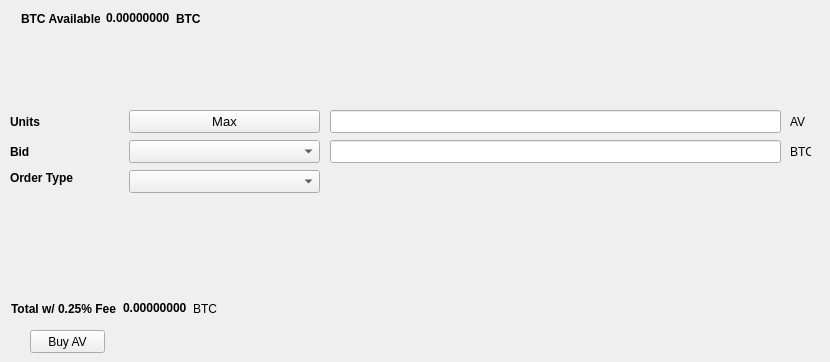
   <widget class="QWidget" name="BuyTab">
    <attribute name="title">
     <string>Buy</string>
    </attribute>
    <widget class="QPushButton" name="BuyAV">
     <property name="geometry">
      <rect>
       <x>30</x>
       <y>330</y>
       <width>75</width>
       <height>23</height>
      </rect>
     </property>
     <property name="text">
      <string>Buy AV</string>
     </property>
    </widget>
    <widget class="QLabel" name="label_3">
     <property name="geometry">
      <rect>
       <x>10</x>
       <y>110</y>
       <width>46</width>
       <height>23</height>
      </rect>
     </property>
     <property name="font">
      <font>
       <weight>75</weight>
       <bold>true</bold>
      </font>
     </property>
     <property name="text">
      <string>Units</string>
     </property>
    </widget>
    <widget class="QLineEdit" name="UnitsInput">
     <property name="geometry">
      <rect>
       <x>330</x>
       <y>110</y>
       <width>451</width>
       <height>23</height>
      </rect>
     </property>
     <property name="font">
      <font>
       <pointsize>9</pointsize>
       <weight>75</weight>
       <bold>true</bold>
      </font>
     </property>
    </widget>
    <widget class="QLineEdit" name="BuyBidPriceEdit">
     <property name="geometry">
      <rect>
       <x>330</x>
       <y>140</y>
       <width>451</width>
       <height>23</height>
      </rect>
     </property>
     <property name="font">
      <font>
       <pointsize>9</pointsize>
       <weight>75</weight>
       <bold>true</bold>
      </font>
     </property>
    </widget>
    <widget class="QLabel" name="label_4">
     <property name="geometry">
      <rect>
       <x>790</x>
       <y>110</y>
       <width>31</width>
       <height>23</height>
      </rect>
     </property>
     <property name="text">
      <string>AV</string>
     </property>
    </widget>
    <widget class="QLabel" name="label_5">
     <property name="geometry">
      <rect>
       <x>790</x>
       <y>140</y>
       <width>21</width>
       <height>23</height>
      </rect>
     </property>
     <property name="text">
      <string>BTC</string>
     </property>
    </widget>
    <widget class="QLabel" name="label_6">
     <property name="geometry">
      <rect>
       <x>10</x>
       <y>140</y>
       <width>46</width>
       <height>23</height>
      </rect>
     </property>
     <property name="font">
      <font>
       <weight>75</weight>
       <bold>true</bold>
      </font>
     </property>
     <property name="text">
      <string>Bid</string>
     </property>
    </widget>
    <widget class="QLabel" name="label_7">
     <property name="geometry">
      <rect>
       <x>10</x>
       <y>170</y>
       <width>71</width>
       <height>16</height>
      </rect>
     </property>
     <property name="font">
      <font>
       <weight>75</weight>
       <bold>true</bold>
      </font>
     </property>
     <property name="text">
      <string>Order Type</string>
     </property>
    </widget>
    <widget class="QPushButton" name="Buy_Max_Amount">
     <property name="geometry">
      <rect>
       <x>129</x>
       <y>110</y>
       <width>191</width>
       <height>23</height>
      </rect>
     </property>
     <property name="font">
      <font>
       <pointsize>10</pointsize>
      </font>
     </property>
     <property name="text">
      <string>Max</string>
     </property>
    </widget>
    <widget class="QComboBox" name="BuyBidcomboBox">
     <property name="geometry">
      <rect>
       <x>129</x>
       <y>140</y>
       <width>191</width>
       <height>23</height>
      </rect>
     </property>
     <property name="font">
      <font>
       <pointsize>10</pointsize>
      </font>
     </property>
    </widget>
    <widget class="QComboBox" name="buyOrdertypeCombo">
     <property name="geometry">
      <rect>
       <x>129</x>
       <y>170</y>
       <width>191</width>
       <height>23</height>
      </rect>
     </property>
     <property name="font">
      <font>
       <pointsize>10</pointsize>
      </font>
     </property>
    </widget>
    <widget class="QWidget" name="layoutWidget">
     <property name="geometry">
      <rect>
       <x>21</x>
       <y>11</y>
       <width>180</width>
       <height>15</height>
      </rect>
     </property>
     <layout class="QHBoxLayout" name="horizontalLayout_3">
      <item>
       <widget class="QLabel" name="label232">
        <property name="font">
         <font>
          <weight>75</weight>
          <bold>true</bold>
         </font>
        </property>
        <property name="text">
         <string>BTC Available:</string>
        </property>
       </widget>
      </item>
      <item>
       <widget class="QLabel" name="BtcAvailableLbl">
        <property name="palette">
         <palette>
          <active>
           <colorrole role="WindowText">
            <brush brushstyle="SolidPattern">
             <color alpha="255">
              <red>0</red>
              <green>0</green>
              <blue>0</blue>
             </color>
            </brush>
           </colorrole>
           <colorrole role="Button">
            <brush brushstyle="SolidPattern">
             <color alpha="255">
              <red>0</red>
              <green>170</green>
              <blue>0</blue>
             </color>
            </brush>
           </colorrole>
           <colorrole role="Light">
            <brush brushstyle="SolidPattern">
             <color alpha="255">
              <red>0</red>
              <green>255</green>
              <blue>0</blue>
             </color>
            </brush>
           </colorrole>
           <colorrole role="Midlight">
            <brush brushstyle="SolidPattern">
             <color alpha="255">
              <red>0</red>
              <green>212</green>
              <blue>0</blue>
             </color>
            </brush>
           </colorrole>
           <colorrole role="Dark">
            <brush brushstyle="SolidPattern">
             <color alpha="255">
              <red>0</red>
              <green>85</green>
              <blue>0</blue>
             </color>
            </brush>
           </colorrole>
           <colorrole role="Mid">
            <brush brushstyle="SolidPattern">
             <color alpha="255">
              <red>0</red>
              <green>113</green>
              <blue>0</blue>
             </color>
            </brush>
           </colorrole>
           <colorrole role="Text">
            <brush brushstyle="SolidPattern">
             <color alpha="255">
              <red>0</red>
              <green>170</green>
              <blue>0</blue>
             </color>
            </brush>
           </colorrole>
           <colorrole role="BrightText">
            <brush brushstyle="SolidPattern">
             <color alpha="255">
              <red>255</red>
              <green>255</green>
              <blue>255</blue>
             </color>
            </brush>
           </colorrole>
           <colorrole role="ButtonText">
            <brush brushstyle="SolidPattern">
             <color alpha="255">
              <red>0</red>
              <green>0</green>
              <blue>0</blue>
             </color>
            </brush>
           </colorrole>
           <colorrole role="Base">
            <brush brushstyle="SolidPattern">
             <color alpha="255">
              <red>255</red>
              <green>255</green>
              <blue>255</blue>
             </color>
            </brush>
           </colorrole>
           <colorrole role="Window">
            <brush brushstyle="SolidPattern">
             <color alpha="255">
              <red>0</red>
              <green>170</green>
              <blue>0</blue>
             </color>
            </brush>
           </colorrole>
           <colorrole role="Shadow">
            <brush brushstyle="SolidPattern">
             <color alpha="255">
              <red>0</red>
              <green>0</green>
              <blue>0</blue>
             </color>
            </brush>
           </colorrole>
           <colorrole role="AlternateBase">
            <brush brushstyle="SolidPattern">
             <color alpha="255">
              <red>127</red>
              <green>212</green>
              <blue>127</blue>
             </color>
            </brush>
           </colorrole>
           <colorrole role="ToolTipBase">
            <brush brushstyle="SolidPattern">
             <color alpha="255">
              <red>255</red>
              <green>255</green>
              <blue>220</blue>
             </color>
            </brush>
           </colorrole>
           <colorrole role="ToolTipText">
            <brush brushstyle="SolidPattern">
             <color alpha="255">
              <red>0</red>
              <green>0</green>
              <blue>0</blue>
             </color>
            </brush>
           </colorrole>
          </active>
          <inactive>
           <colorrole role="WindowText">
            <brush brushstyle="SolidPattern">
             <color alpha="255">
              <red>0</red>
              <green>0</green>
              <blue>0</blue>
             </color>
            </brush>
           </colorrole>
           <colorrole role="Button">
            <brush brushstyle="SolidPattern">
             <color alpha="255">
              <red>0</red>
              <green>170</green>
              <blue>0</blue>
             </color>
            </brush>
           </colorrole>
           <colorrole role="Light">
            <brush brushstyle="SolidPattern">
             <color alpha="255">
              <red>0</red>
              <green>255</green>
              <blue>0</blue>
             </color>
            </brush>
           </colorrole>
           <colorrole role="Midlight">
            <brush brushstyle="SolidPattern">
             <color alpha="255">
              <red>0</red>
              <green>212</green>
              <blue>0</blue>
             </color>
            </brush>
           </colorrole>
           <colorrole role="Dark">
            <brush brushstyle="SolidPattern">
             <color alpha="255">
              <red>0</red>
              <green>85</green>
              <blue>0</blue>
             </color>
            </brush>
           </colorrole>
           <colorrole role="Mid">
            <brush brushstyle="SolidPattern">
             <color alpha="255">
              <red>0</red>
              <green>113</green>
              <blue>0</blue>
             </color>
            </brush>
           </colorrole>
           <colorrole role="Text">
            <brush brushstyle="SolidPattern">
             <color alpha="255">
              <red>0</red>
              <green>170</green>
              <blue>0</blue>
             </color>
            </brush>
           </colorrole>
           <colorrole role="BrightText">
            <brush brushstyle="SolidPattern">
             <color alpha="255">
              <red>255</red>
              <green>255</green>
              <blue>255</blue>
             </color>
            </brush>
           </colorrole>
           <colorrole role="ButtonText">
            <brush brushstyle="SolidPattern">
             <color alpha="255">
              <red>0</red>
              <green>0</green>
              <blue>0</blue>
             </color>
            </brush>
           </colorrole>
           <colorrole role="Base">
            <brush brushstyle="SolidPattern">
             <color alpha="255">
              <red>255</red>
              <green>255</green>
              <blue>255</blue>
             </color>
            </brush>
           </colorrole>
           <colorrole role="Window">
            <brush brushstyle="SolidPattern">
             <color alpha="255">
              <red>0</red>
              <green>170</green>
              <blue>0</blue>
             </color>
            </brush>
           </colorrole>
           <colorrole role="Shadow">
            <brush brushstyle="SolidPattern">
             <color alpha="255">
              <red>0</red>
              <green>0</green>
              <blue>0</blue>
             </color>
            </brush>
           </colorrole>
           <colorrole role="AlternateBase">
            <brush brushstyle="SolidPattern">
             <color alpha="255">
              <red>127</red>
              <green>212</green>
              <blue>127</blue>
             </color>
            </brush>
           </colorrole>
           <colorrole role="ToolTipBase">
            <brush brushstyle="SolidPattern">
             <color alpha="255">
              <red>255</red>
              <green>255</green>
              <blue>220</blue>
             </color>
            </brush>
           </colorrole>
           <colorrole role="ToolTipText">
            <brush brushstyle="SolidPattern">
             <color alpha="255">
              <red>0</red>
              <green>0</green>
              <blue>0</blue>
             </color>
            </brush>
           </colorrole>
          </inactive>
          <disabled>
           <colorrole role="WindowText">
            <brush brushstyle="SolidPattern">
             <color alpha="255">
              <red>0</red>
              <green>85</green>
              <blue>0</blue>
             </color>
            </brush>
           </colorrole>
           <colorrole role="Button">
            <brush brushstyle="SolidPattern">
             <color alpha="255">
              <red>0</red>
              <green>170</green>
              <blue>0</blue>
             </color>
            </brush>
           </colorrole>
           <colorrole role="Light">
            <brush brushstyle="SolidPattern">
             <color alpha="255">
              <red>0</red>
              <green>255</green>
              <blue>0</blue>
             </color>
            </brush>
           </colorrole>
           <colorrole role="Midlight">
            <brush brushstyle="SolidPattern">
             <color alpha="255">
              <red>0</red>
              <green>212</green>
              <blue>0</blue>
             </color>
            </brush>
           </colorrole>
           <colorrole role="Dark">
            <brush brushstyle="SolidPattern">
             <color alpha="255">
              <red>0</red>
              <green>85</green>
              <blue>0</blue>
             </color>
            </brush>
           </colorrole>
           <colorrole role="Mid">
            <brush brushstyle="SolidPattern">
             <color alpha="255">
              <red>0</red>
              <green>113</green>
              <blue>0</blue>
             </color>
            </brush>
           </colorrole>
           <colorrole role="Text">
            <brush brushstyle="SolidPattern">
             <color alpha="255">
              <red>0</red>
              <green>85</green>
              <blue>0</blue>
             </color>
            </brush>
           </colorrole>
           <colorrole role="BrightText">
            <brush brushstyle="SolidPattern">
             <color alpha="255">
              <red>255</red>
              <green>255</green>
              <blue>255</blue>
             </color>
            </brush>
           </colorrole>
           <colorrole role="ButtonText">
            <brush brushstyle="SolidPattern">
             <color alpha="255">
              <red>0</red>
              <green>85</green>
              <blue>0</blue>
             </color>
            </brush>
           </colorrole>
           <colorrole role="Base">
            <brush brushstyle="SolidPattern">
             <color alpha="255">
              <red>0</red>
              <green>170</green>
              <blue>0</blue>
             </color>
            </brush>
           </colorrole>
           <colorrole role="Window">
            <brush brushstyle="SolidPattern">
             <color alpha="255">
              <red>0</red>
              <green>170</green>
              <blue>0</blue>
             </color>
            </brush>
           </colorrole>
           <colorrole role="Shadow">
            <brush brushstyle="SolidPattern">
             <color alpha="255">
              <red>0</red>
              <green>0</green>
              <blue>0</blue>
             </color>
            </brush>
           </colorrole>
           <colorrole role="AlternateBase">
            <brush brushstyle="SolidPattern">
             <color alpha="255">
              <red>0</red>
              <green>170</green>
              <blue>0</blue>
             </color>
            </brush>
           </colorrole>
           <colorrole role="ToolTipBase">
            <brush brushstyle="SolidPattern">
             <color alpha="255">
              <red>255</red>
              <green>255</green>
              <blue>220</blue>
             </color>
            </brush>
           </colorrole>
           <colorrole role="ToolTipText">
            <brush brushstyle="SolidPattern">
             <color alpha="255">
              <red>0</red>
              <green>0</green>
              <blue>0</blue>
             </color>
            </brush>
           </colorrole>
          </disabled>
         </palette>
        </property>
        <property name="font">
         <font>
          <weight>75</weight>
          <bold>true</bold>
         </font>
        </property>
        <property name="text">
         <string>0.00000000</string>
        </property>
        <property name="textInteractionFlags">
         <set>Qt::LinksAccessibleByMouse|Qt::TextSelectableByKeyboard|Qt::TextSelectableByMouse</set>
        </property>
       </widget>
      </item>
      <item>
       <widget class="QLabel" name="BtcAvailableLbl_2">
        <property name="font">
         <font>
          <weight>75</weight>
          <bold>true</bold>
         </font>
        </property>
        <property name="text">
         <string>BTC</string>
        </property>
       </widget>
      </item>
     </layout>
    </widget>
    <widget class="QWidget" name="layoutWidget">
     <property name="geometry">
      <rect>
       <x>11</x>
       <y>301</y>
       <width>209</width>
       <height>15</height>
      </rect>
     </property>
     <layout class="QHBoxLayout" name="horizontalLayout_4">
      <item>
       <widget class="QLabel" name="label_9">
        <property name="font">
         <font>
          <weight>75</weight>
          <bold>true</bold>
         </font>
        </property>
        <property name="text">
         <string>Total w/ 0.25% Fee</string>
        </property>
       </widget>
      </item>
      <item>
       <widget class="QLabel" name="BuyCostLabel">
        <property name="palette">
         <palette>
          <active>
           <colorrole role="WindowText">
            <brush brushstyle="SolidPattern">
             <color alpha="255">
              <red>0</red>
              <green>0</green>
              <blue>0</blue>
             </color>
            </brush>
           </colorrole>
           <colorrole role="Button">
            <brush brushstyle="SolidPattern">
             <color alpha="255">
              <red>0</red>
              <green>170</green>
              <blue>0</blue>
             </color>
            </brush>
           </colorrole>
           <colorrole role="Light">
            <brush brushstyle="SolidPattern">
             <color alpha="255">
              <red>0</red>
              <green>255</green>
              <blue>0</blue>
             </color>
            </brush>
           </colorrole>
           <colorrole role="Midlight">
            <brush brushstyle="SolidPattern">
             <color alpha="255">
              <red>0</red>
              <green>212</green>
              <blue>0</blue>
             </color>
            </brush>
           </colorrole>
           <colorrole role="Dark">
            <brush brushstyle="SolidPattern">
             <color alpha="255">
              <red>0</red>
              <green>85</green>
              <blue>0</blue>
             </color>
            </brush>
           </colorrole>
           <colorrole role="Mid">
            <brush brushstyle="SolidPattern">
             <color alpha="255">
              <red>0</red>
              <green>113</green>
              <blue>0</blue>
             </color>
            </brush>
           </colorrole>
           <colorrole role="Text">
            <brush brushstyle="SolidPattern">
             <color alpha="255">
              <red>0</red>
              <green>170</green>
              <blue>0</blue>
             </color>
            </brush>
           </colorrole>
           <colorrole role="BrightText">
            <brush brushstyle="SolidPattern">
             <color alpha="255">
              <red>255</red>
              <green>255</green>
              <blue>255</blue>
             </color>
            </brush>
           </colorrole>
           <colorrole role="ButtonText">
            <brush brushstyle="SolidPattern">
             <color alpha="255">
              <red>0</red>
              <green>0</green>
              <blue>0</blue>
             </color>
            </brush>
           </colorrole>
           <colorrole role="Base">
            <brush brushstyle="SolidPattern">
             <color alpha="255">
              <red>255</red>
              <green>255</green>
              <blue>255</blue>
             </color>
            </brush>
           </colorrole>
           <colorrole role="Window">
            <brush brushstyle="SolidPattern">
             <color alpha="255">
              <red>0</red>
              <green>170</green>
              <blue>0</blue>
             </color>
            </brush>
           </colorrole>
           <colorrole role="Shadow">
            <brush brushstyle="SolidPattern">
             <color alpha="255">
              <red>0</red>
              <green>0</green>
              <blue>0</blue>
             </color>
            </brush>
           </colorrole>
           <colorrole role="AlternateBase">
            <brush brushstyle="SolidPattern">
             <color alpha="255">
              <red>127</red>
              <green>212</green>
              <blue>127</blue>
             </color>
            </brush>
           </colorrole>
           <colorrole role="ToolTipBase">
            <brush brushstyle="SolidPattern">
             <color alpha="255">
              <red>255</red>
              <green>255</green>
              <blue>220</blue>
             </color>
            </brush>
           </colorrole>
           <colorrole role="ToolTipText">
            <brush brushstyle="SolidPattern">
             <color alpha="255">
              <red>0</red>
              <green>0</green>
              <blue>0</blue>
             </color>
            </brush>
           </colorrole>
          </active>
          <inactive>
           <colorrole role="WindowText">
            <brush brushstyle="SolidPattern">
             <color alpha="255">
              <red>0</red>
              <green>0</green>
              <blue>0</blue>
             </color>
            </brush>
           </colorrole>
           <colorrole role="Button">
            <brush brushstyle="SolidPattern">
             <color alpha="255">
              <red>0</red>
              <green>170</green>
              <blue>0</blue>
             </color>
            </brush>
           </colorrole>
           <colorrole role="Light">
            <brush brushstyle="SolidPattern">
             <color alpha="255">
              <red>0</red>
              <green>255</green>
              <blue>0</blue>
             </color>
            </brush>
           </colorrole>
           <colorrole role="Midlight">
            <brush brushstyle="SolidPattern">
             <color alpha="255">
              <red>0</red>
              <green>212</green>
              <blue>0</blue>
             </color>
            </brush>
           </colorrole>
           <colorrole role="Dark">
            <brush brushstyle="SolidPattern">
             <color alpha="255">
              <red>0</red>
              <green>85</green>
              <blue>0</blue>
             </color>
            </brush>
           </colorrole>
           <colorrole role="Mid">
            <brush brushstyle="SolidPattern">
             <color alpha="255">
              <red>0</red>
              <green>113</green>
              <blue>0</blue>
             </color>
            </brush>
           </colorrole>
           <colorrole role="Text">
            <brush brushstyle="SolidPattern">
             <color alpha="255">
              <red>0</red>
              <green>170</green>
              <blue>0</blue>
             </color>
            </brush>
           </colorrole>
           <colorrole role="BrightText">
            <brush brushstyle="SolidPattern">
             <color alpha="255">
              <red>255</red>
              <green>255</green>
              <blue>255</blue>
             </color>
            </brush>
           </colorrole>
           <colorrole role="ButtonText">
            <brush brushstyle="SolidPattern">
             <color alpha="255">
              <red>0</red>
              <green>0</green>
              <blue>0</blue>
             </color>
            </brush>
           </colorrole>
           <colorrole role="Base">
            <brush brushstyle="SolidPattern">
             <color alpha="255">
              <red>255</red>
              <green>255</green>
              <blue>255</blue>
             </color>
            </brush>
           </colorrole>
           <colorrole role="Window">
            <brush brushstyle="SolidPattern">
             <color alpha="255">
              <red>0</red>
              <green>170</green>
              <blue>0</blue>
             </color>
            </brush>
           </colorrole>
           <colorrole role="Shadow">
            <brush brushstyle="SolidPattern">
             <color alpha="255">
              <red>0</red>
              <green>0</green>
              <blue>0</blue>
             </color>
            </brush>
           </colorrole>
           <colorrole role="AlternateBase">
            <brush brushstyle="SolidPattern">
             <color alpha="255">
              <red>127</red>
              <green>212</green>
              <blue>127</blue>
             </color>
            </brush>
           </colorrole>
           <colorrole role="ToolTipBase">
            <brush brushstyle="SolidPattern">
             <color alpha="255">
              <red>255</red>
              <green>255</green>
              <blue>220</blue>
             </color>
            </brush>
           </colorrole>
           <colorrole role="ToolTipText">
            <brush brushstyle="SolidPattern">
             <color alpha="255">
              <red>0</red>
              <green>0</green>
              <blue>0</blue>
             </color>
            </brush>
           </colorrole>
          </inactive>
          <disabled>
           <colorrole role="WindowText">
            <brush brushstyle="SolidPattern">
             <color alpha="255">
              <red>0</red>
              <green>85</green>
              <blue>0</blue>
             </color>
            </brush>
           </colorrole>
           <colorrole role="Button">
            <brush brushstyle="SolidPattern">
             <color alpha="255">
              <red>0</red>
              <green>170</green>
              <blue>0</blue>
             </color>
            </brush>
           </colorrole>
           <colorrole role="Light">
            <brush brushstyle="SolidPattern">
             <color alpha="255">
              <red>0</red>
              <green>255</green>
              <blue>0</blue>
             </color>
            </brush>
           </colorrole>
           <colorrole role="Midlight">
            <brush brushstyle="SolidPattern">
             <color alpha="255">
              <red>0</red>
              <green>212</green>
              <blue>0</blue>
             </color>
            </brush>
           </colorrole>
           <colorrole role="Dark">
            <brush brushstyle="SolidPattern">
             <color alpha="255">
              <red>0</red>
              <green>85</green>
              <blue>0</blue>
             </color>
            </brush>
           </colorrole>
           <colorrole role="Mid">
            <brush brushstyle="SolidPattern">
             <color alpha="255">
              <red>0</red>
              <green>113</green>
              <blue>0</blue>
             </color>
            </brush>
           </colorrole>
           <colorrole role="Text">
            <brush brushstyle="SolidPattern">
             <color alpha="255">
              <red>0</red>
              <green>85</green>
              <blue>0</blue>
             </color>
            </brush>
           </colorrole>
           <colorrole role="BrightText">
            <brush brushstyle="SolidPattern">
             <color alpha="255">
              <red>255</red>
              <green>255</green>
              <blue>255</blue>
             </color>
            </brush>
           </colorrole>
           <colorrole role="ButtonText">
            <brush brushstyle="SolidPattern">
             <color alpha="255">
              <red>0</red>
              <green>85</green>
              <blue>0</blue>
             </color>
            </brush>
           </colorrole>
           <colorrole role="Base">
            <brush brushstyle="SolidPattern">
             <color alpha="255">
              <red>0</red>
              <green>170</green>
              <blue>0</blue>
             </color>
            </brush>
           </colorrole>
           <colorrole role="Window">
            <brush brushstyle="SolidPattern">
             <color alpha="255">
              <red>0</red>
              <green>170</green>
              <blue>0</blue>
             </color>
            </brush>
           </colorrole>
           <colorrole role="Shadow">
            <brush brushstyle="SolidPattern">
             <color alpha="255">
              <red>0</red>
              <green>0</green>
              <blue>0</blue>
             </color>
            </brush>
           </colorrole>
           <colorrole role="AlternateBase">
            <brush brushstyle="SolidPattern">
             <color alpha="255">
              <red>0</red>
              <green>170</green>
              <blue>0</blue>
             </color>
            </brush>
           </colorrole>
           <colorrole role="ToolTipBase">
            <brush brushstyle="SolidPattern">
             <color alpha="255">
              <red>255</red>
              <green>255</green>
              <blue>220</blue>
             </color>
            </brush>
           </colorrole>
           <colorrole role="ToolTipText">
            <brush brushstyle="SolidPattern">
             <color alpha="255">
              <red>0</red>
              <green>0</green>
              <blue>0</blue>
             </color>
            </brush>
           </colorrole>
          </disabled>
         </palette>
        </property>
        <property name="font">
         <font>
          <weight>75</weight>
          <bold>true</bold>
         </font>
        </property>
        <property name="autoFillBackground">
         <bool>false</bool>
        </property>
        <property name="text">
         <string>0.00000000</string>
        </property>
        <property name="textInteractionFlags">
         <set>Qt::LinksAccessibleByMouse|Qt::TextSelectableByMouse</set>
        </property>
       </widget>
      </item>
      <item>
       <widget class="QLabel" name="label_10">
        <property name="font">
         <font>
          <weight>50</weight>
          <bold>false</bold>
         </font>
        </property>
        <property name="text">
         <string>BTC</string>
        </property>
       </widget>
      </item>
     </layout>
    </widget>
   </widget>
